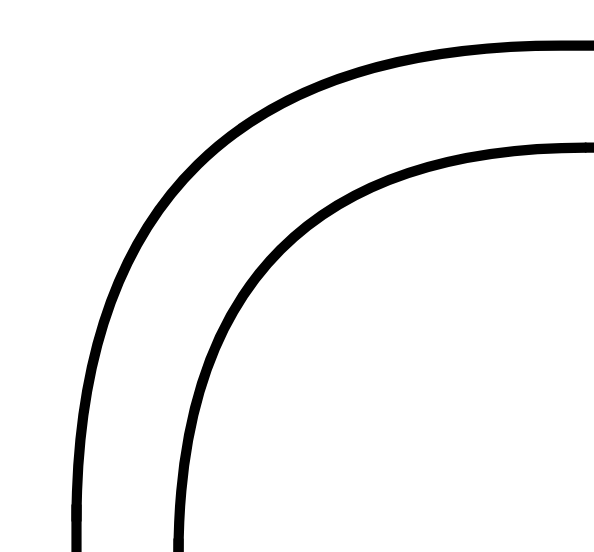
#> input picture Curve.jpg, 594 x 552 px
$ python Curvelines.py
#> lines starting #> are read from the running program, lines starting #| are printed output that depends on the picture; after the words box and inside, x2 and y2 are one past the last pixel; in counts of white or black regions, pixels touching at a corner belong together
import cv2
import numpy as np

inputImage = cv2.imread("Curve.jpg")
#> inputImage is the input picture: shape (552, 594, 3); min 0, max 255, mean 243
inputImageGray = cv2.cvtColor(inputImage, cv2.COLOR_BGR2GRAY)
edges = cv2.Canny(inputImageGray,150,200,apertureSize = 3)
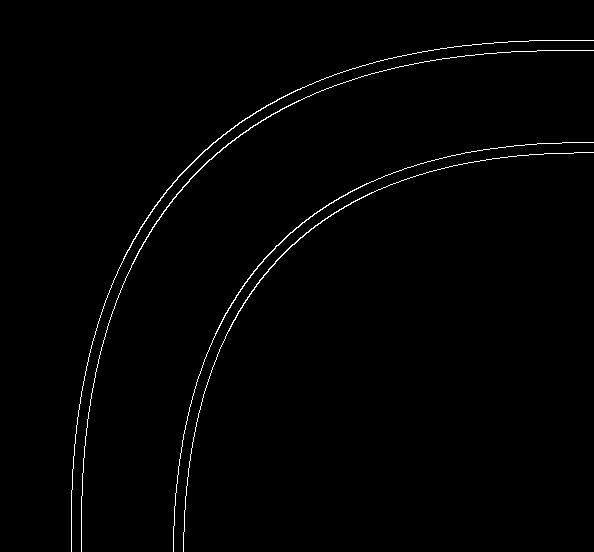
#> edges: shape (552, 594); 1% white in thin lines or dots, all inside (x1, y1, x2, y2) = (71, 40, 594, 552)

minLineLength = 0
maxLineGap = 400
parallelism =[]
lines = cv2.HoughLinesP(edges, rho=1 , theta= np.pi/180, threshold = 60, minLineLength=0, maxLineGap=400)
#> lines = 17 rows, first 6: [71, 525, 71, 490], [412, 53, 585, 50], [81, 551, 84, 376], [73, 464, 495, 42], [181, 173, 590, 152], [508, 41, 581, 40]
#Checks for extra lines to ensure only parallels remain
for x in range(len(lines)):
    for y in range(x+1, len(lines)):
        line1 = lines[x][0]
        line2 = lines[y][0]
        ang = np.arctan2(line1[1]-line1[3], line1[0]-line1[2]) * 180 / np.pi
        ang2 = np.arctan2(line2[1]-line2[3], line2[0]-line2[2]) * 180 / np.pi
        if np.abs(ang - ang2) < 5:
            parallelism.append((line1, line2))
            print(line1,line2)
#> this loop made 17 passes
#| [ 71 525  71 490] [ 81 551  84 376]
#| [ 71 525  71 490] [183 544 211 144]
#| [412  53 585  50] [181 173 590 152]
#| [412  53 585  50] [508  41 581  40]
#| [412  53 585  50] [198 156 593 142]
#| [ 81 551  84 376] [183 544 211 144]
#| [ 73 464 495  42] [135 236 266 105]
#| [181 173 590 152] [508  41 581  40]
#| [181 173 590 152] [343  71 593  40]
#| [181 173 590 152] [198 156 593 142]
#> (further printed lines are left out)
#> after the loop, parallelism = 14 items

def drawing(inputImage, x1, y1, x2, y2, color, chungus):
    close = False
    for extras in parallelism:
        #Draws cicrcle to check intercection on borders
        if (abs(extras[0][0]-x1) < 100 and abs(extras[0][1] -y1) < 100) or (abs(extras[0][2]-x2) <100 and abs(extras[0][3] -y2) < 100):
            close = True
            break
    if close:
        color = (0,255, 0)
    cv2.line(inputImage, (x1, y1), (x2, y2), color, chungus)

#Function will display the detected lines in image
for puntos in parallelism:
    drawing(inputImage, int((puntos[0][0] + puntos[1][0])/2), int((puntos[0][1]+puntos[1][1])/2), int((puntos[0][2]+ puntos[1][2])/2), int((puntos[0][3]+puntos[1][3])/2),(0, 0, 255), 2)
#> this loop made 14 passes
#> puntos on passes 1 to 12: ([71, 525, 71, 490], [81, 551, 84, 376]), ([71, 525, 71, 490], [183, 544, 211, 144]), ([412, 53, 585, 50], [181, 173, 590, 152]), ([412, 53, 585, 50], [508, 41, 581, 40]), ([412, 53, 585, 50], [198, 156, 593, 142]), ([81, 551, 84, 376], [183, 544, 211, 144]), ([73, 464, 495, 42], [135, 236, 266, 105]), ([181, 173, 590, 152], [508, 41, 581, 40]), ([181, 173, 590, 152], [343, 71, 593, 40]), ([181, 173, 590, 152], [198, 156, 593, 142]), ([508, 41, 581, 40], [198, 156, 593, 142]), ([183, 544, 211, 144], [71, 551, 100, 315])
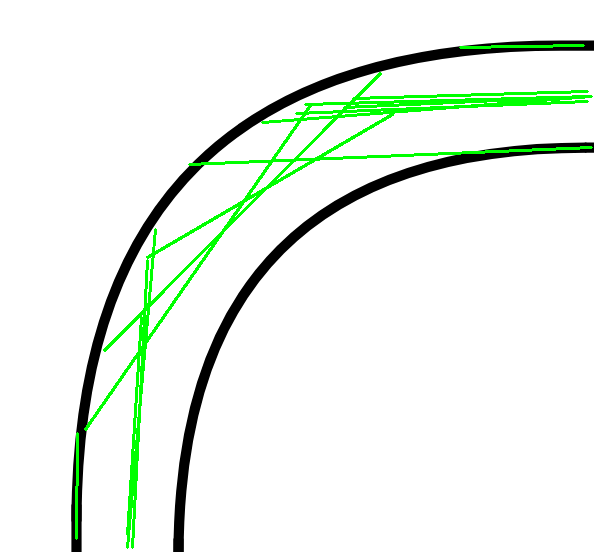
#> inputImage: shape (552, 594, 3); 3.27% of pixels changed, all inside (x1, y1, x2, y2) = (75, 44, 593, 549)

cv2.imshow('lines', inputImage)
cv2.waitKey(0)
